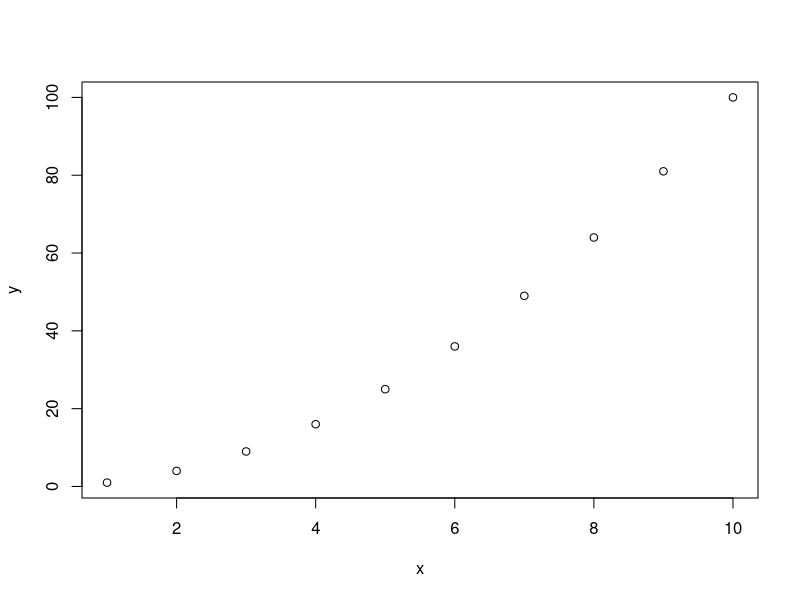
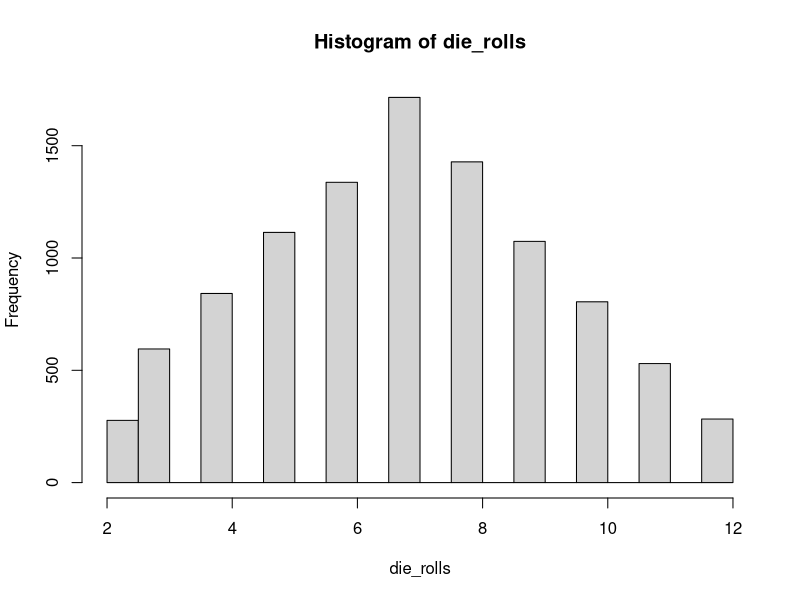
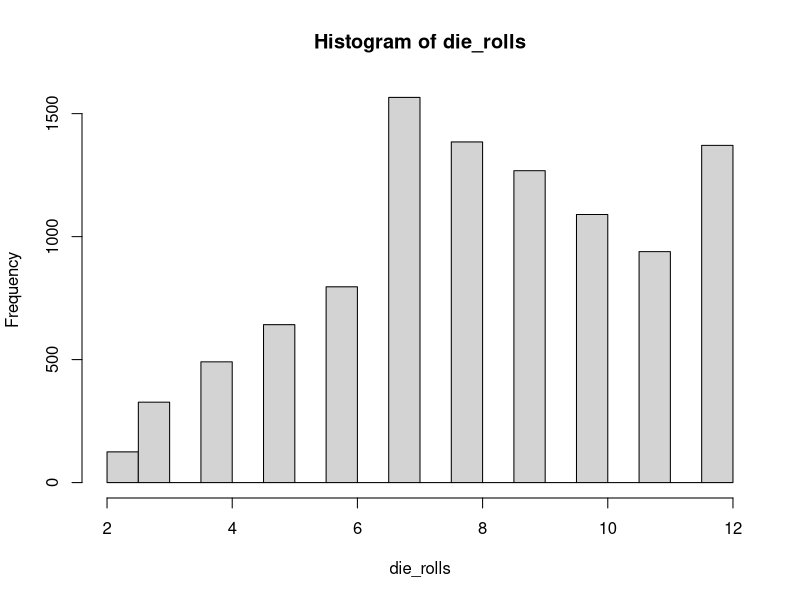

These charts were generated, in order, by the following R code:
## ---- chunk 1
knitr::opts_chunk$set(echo = FALSE)
library(viridis)
## ---- chunk 2
1+2
## ---- chunk 3
a <- 1
a + 2
## ---- chunk 4
die <- 1:6

die+2

die*3
## ---- chunk 5
# Round
round(3.1567, digits = 2)
# Factorials
factorial(3)
# Mean
mean(1:6)
# Structure of an object - mtcars
str(mtcars)
## ---- chunk 6
# Sampling without replacement
sample(die, size=2)
# Sampling with replacement
sample(die, size=6, replace = TRUE)
## ---- chunk 7

roll <- function(){
  return (sum(sample(die, size=2, replace = TRUE)))
}

roll()
## ---- chunk 8
# This function requires the argument bones unless I define it 
# within the function.
# In this example I have defined bones as a default argument.
roll2 <- function(bones = 1:4){
  dice <- sample(bones, size = 2, replace = TRUE)
  sum(dice)
}

roll2()

bones <- 1:6
roll2(bones)
## ---- chunk 9
# Install ggplot
#install.packages("ggplot")
## ---- chunk 10
# Loading ggplot
library(ggplot2)
## ---- chunk 11
?plot
## ---- chunk 12
# Plotting a simple polynomial
x <- 1:10
y <- x^2
plot(x,y)
## ---- chunk 13
# Repeated rolls of the dice
N <- 10000
die_rolls <- vector(length = N)
for (i in 1:N){
  die_rolls[i] <- roll()
}
## ---- chunk 14
hist(die_rolls)
## ---- chunk 15
roll_unfair <- function(){
  die <- 1:6
  dice <- sample(die, size = 2, replace = TRUE, 
                 prob = c(1/8, 1/8, 1/8, 1/8, 1/8, 3/8))
  sum(dice)
}

roll_unfair()
## ---- chunk 16
N <- 10000
die_rolls <- vector(length = N)
for (i in 1:N){
  die_rolls[i] <- roll_unfair()
}
## ---- chunk 17
hist(die_rolls)
